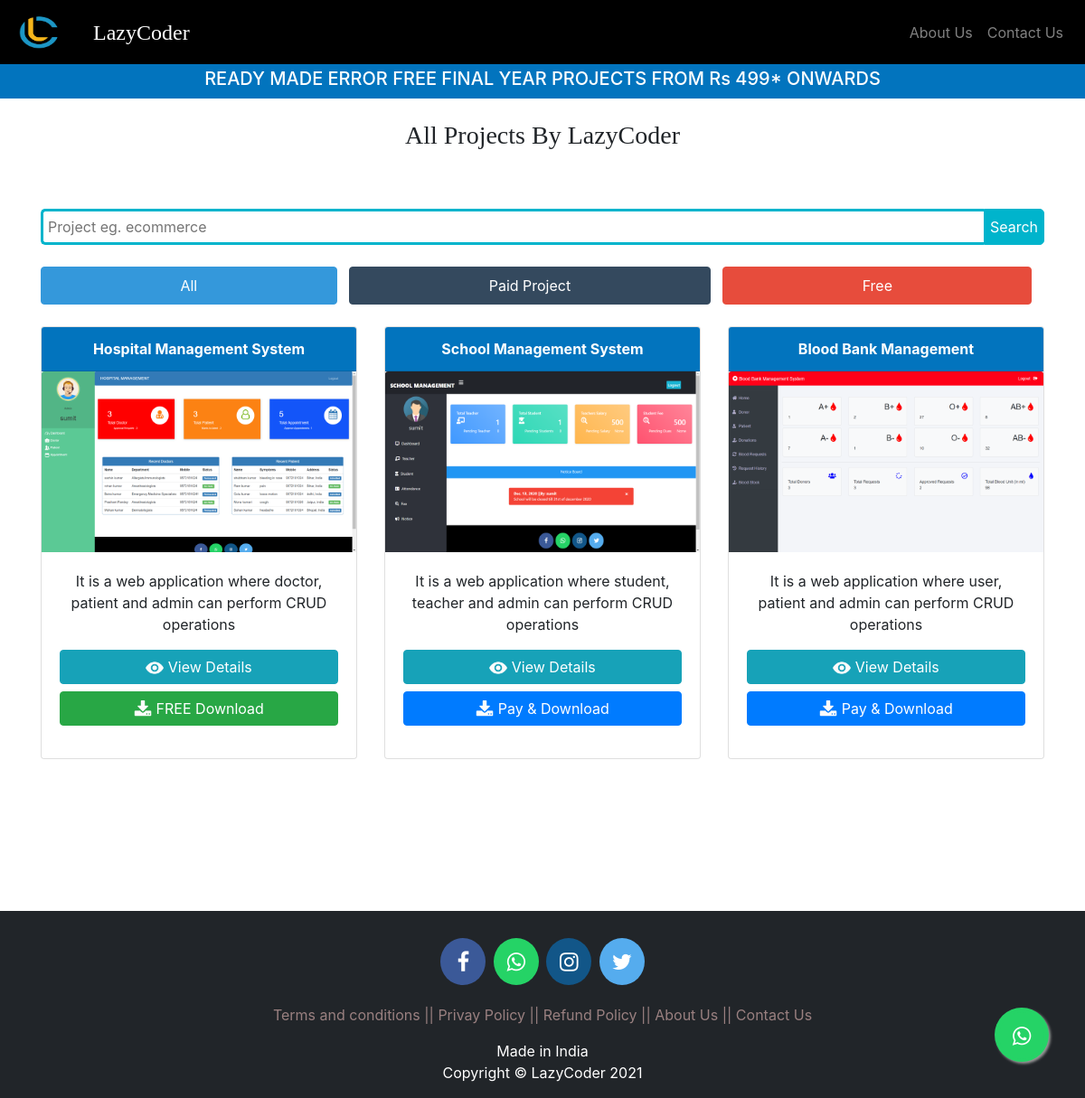
Screenshot of /all-projects-by-lazycoder with the database file from the repository.
### coder/models.py (models this page shows, shortened)
class Projects(models.Model):
    name=models.CharField(max_length=100)
    longnameurl=models.CharField(max_length=200,null=True)
    technologies=models.CharField(max_length=100)
    htmlpage=models.CharField(max_length=100,null=True)
    price=models.PositiveIntegerField(null=True)
    poster=models.ImageField(upload_to='projectposter/',null=True,blank=True)
    shortdescription=models.CharField(max_length=100,null=True)
    downloadlink=models.CharField(max_length=200,null=True)

### coder/views.py (the view)
# urls.py: path('all-projects-by-lazycoder', views.showallproject_view,name='all-projects-by-lazycoder'),
def showallproject_view(request):
    projects=models.Projects.objects.all()
    return render(request,'coder/all-projects-by-lazycoder.html',{'projects':projects})

### templates/coder/all-projects-by-lazycoder.html (shortened to what this page needs)
<!DOCTYPE html>
{% load static %}
<html lang="en" dir="ltr">
<head>
  <link            href="{% static "asset/css/all.css" %}" rel="stylesheet">
</head>
<body>
  {% include "coder/loader_whatsapp.html" %}
  {% include "coder/navbar.html" %}
  <br><br>
  <div class="jumbotron" style="background-color: #0274be;  padding-top: 27px;padding-bottom: 2px;border-radius:.0rem;margin-bottom: 0%;">
    <h5 style="color: white;" class="text-center xyz">READY MADE ERROR FREE FINAL YEAR PROJECTS FROM Rs 499* ONWARDS
    </h5>
  </div>
<br>
<div class="row">
  <div class="col-lg-12">
    <div class="section-heading mb-2 text-center">
      <h3 style="font-family: Monaco;">All Projects By LazyCoder</h3><br>
    </div>
  </div>
</div>
<br>
{% include "coder/searchbar.html" %}
<br>
  {% include "coder/projects.html" %}
  <br><br>
  {% include "coder/footer.html" %}
</body>
</html>

### templates/coder/projects.html (shortened to what this page needs)
<!DOCTYPE html>
{% load static %}
<html lang="en">
<head>
</head>
<body>
  <div class="container">
    <div class="row">
      {% for p in projects %}
      <div class="col-xl col-sm-4">
        <div class="card">
          <div class="card-header bg-primary text-center" style="color: white;"><strong>{{p.name}}
            </strong></div>
          <img src="{% static p.poster.url %}" height="200px" width="200px" class="card-img-top" alt="...">
          <div class="card-body">
            <p class="card-text">{{p.shortdescription}}</p>
            <p class="text-center">
              <a href="{% url 'viewproject' p.longnameurl  %}" class="btn btn-info btn-block" style="margin-right:5px;"><img src="{% static "images/view.png" %}" height="20px" width="20px">
                View Details</a>
              {% if p.price == 0 %}
              <a href="{% url 'downloadproject' p.longnameurl  %}" class="
                btn btn-success btn-block"><img src="{% static "images/download.png" %}" height="20px" width="20px">  FREE Download</a>
              {% endif %}
              {% if p.price > 0 %}
              <a href="{% url 'downloadproject' p.longnameurl  %}" class="
                btn btn-primary btn-block"><img src="{% static "images/download.png" %}" height="20px" width="20px">  Pay & Download</a>
              {% endif %}
              </p>
          </div>
        </div>
      </div>
      {% if forloop.counter|divisibleby:"3" %}
    </div><br>
    <div class="row">
      <br><br>
      {% endif %}
      {% endfor %}
    </div>
    <br>
    <br>
  </div>
</body>
</html>

### templates/coder/all-projects-by-lazycoder.html (style rules this page uses)
@media screen and (min-width: 601px) { .xyz { font-size: 20px; } }

### templates/coder/projects.html (style rules this page uses)
.bg-primary { background-color: #0274be!important; }

### templates/coder/footer.html (style rules this page uses)
p { text-align: center; }

### rows the page displays
Projects: name "Hospital Management System", poster (picture), shortdescription "It is a web application where doctor, patient and admin can perform CRUD operations"
Projects: name "School Management System", poster (picture), shortdescription "It is a web application where student, teacher and admin can perform CRUD operations"
Projects: name "Blood Bank Management", poster (picture), shortdescription "It is a web application where user, patient and admin can perform CRUD operations"
